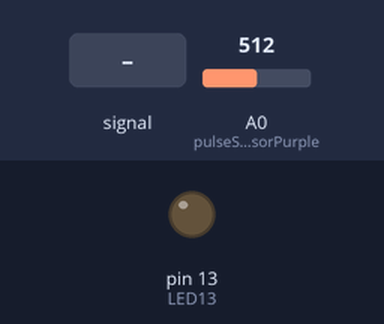
Bench run of a sketch on a simulated Arduino Uno, built with avr-gcc and run on an emulated ATmega328P. On the bench: output pins drawn as LEDs (lit = HIGH). Dashed ring = blinking. Inputs (shaded band) come from the test bench; at power-on: A0 (pulseSensorPurple) = 512. What the sketch prints to the serial monitor is not drawn.

Above: at 1.2 s.
1.3 s: A0 (pulseSensorPurple) fed a 200 Hz sine of ±81 counts around its level
At 2.4 s:
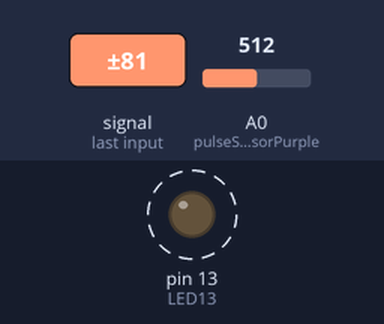
4.3 s: A0 (pulseSensorPurple) fed a 50 Hz sine of ±306 counts around its level
At 4.97 s:
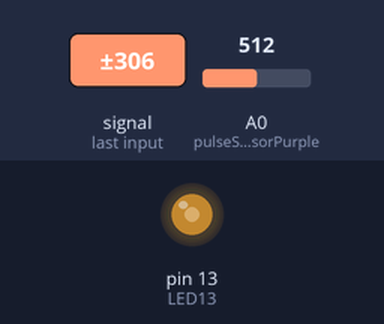
7.3 s: A0 (pulseSensorPurple) set to 560
8.8 s: A0 (pulseSensorPurple) fed a 50 Hz sine of ±306 counts around its level
11.8 s: A0 (pulseSensorPurple) set to 540
13.3 s: A0 (pulseSensorPurple) set to 558
At 13.9 s:
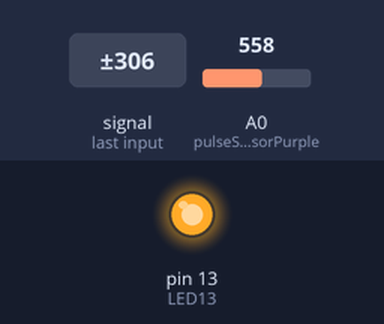
Timing chart, 0 to 15.8 s (numbered marks = the images above; inputs shaded):
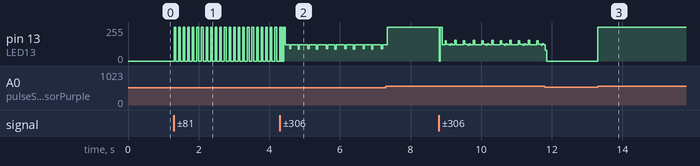

The sketch:

pulseSensor.ino
```cpp
/*

*/
int signal_;
int pulseSensorPurple = 0;
int threshold = 550;
int LED13 = 13;
void setup() {
    pinMode(LED13, OUTPUT);
    Serial.begin(9600);
}

void loop() {
    signal_ = analogRead(pulseSensorPurple);
    Serial.println(signal_);

    if(signal_ > threshold){
      digitalWrite(LED13, HIGH);
    }
    else{
      digitalWrite(LED13, LOW);
    }
}
```

Measured:
- the behaviour switches between 550 and 551 on A0 (pulseSensorPurple) (found by bisection; images 2 and 3)
- after the input at 1.3 s, pin 13 (LED13): alternates 255/255 for 0.05 s and 0/255 for 0.08 s, starting at once
- after the input at 13.3 s, pin 13 (LED13): 0/255 → 255/255 at once
